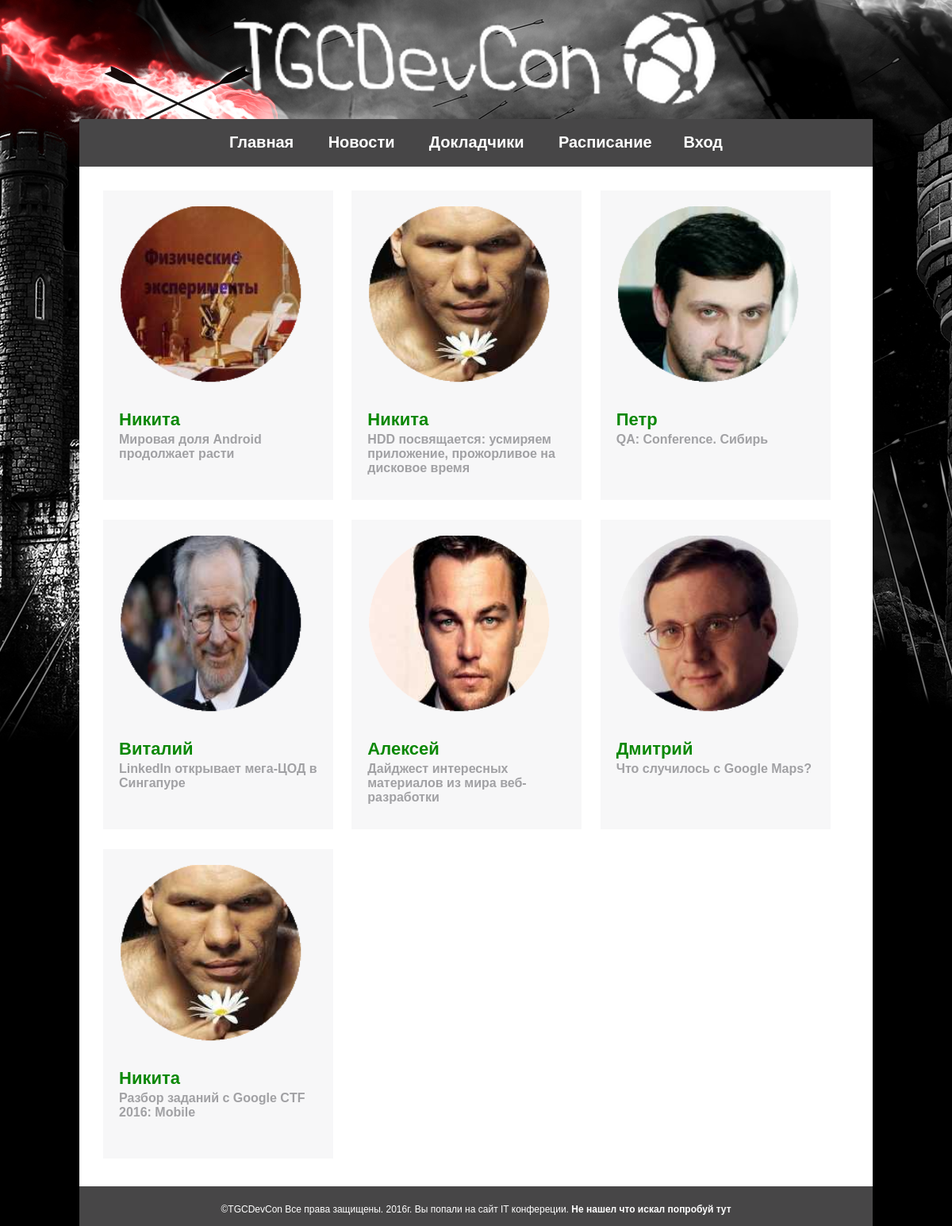
The page /speakers on the database its author committed.
### tables this page shows
CREATE TABLE IF NOT EXISTS `load` (
  `id` int(11) NOT NULL AUTO_INCREMENT,
  `name` text NOT NULL,
  `cat` int(11) NOT NULL,
  `read` int(11) NOT NULL,
  `download` int(11) NOT NULL,
  `added` varchar(20) NOT NULL,
  `text` mediumtext NOT NULL,
  `date` datetime NOT NULL,
  `active` int(11) NOT NULL,
  `dimg` int(11) NOT NULL,
  `dfile` int(11) NOT NULL,
  `time_present` varchar(10) NOT NULL,
  PRIMARY KEY (`id`)
);

### page/speakers.php (the view)
<?php Head('Главная страница');?>
<body>
<div class="wrapper">
	<div class="header">
	</div>
	<div class="content">
		<?php
		Menu();
		MessageShow() ?>
		<div class="Page">
			<?php
			$Query = mysqli_query($CONNECT, 'SELECT `id`, `dimg`, `name`, `added` FROM `load` ORDER BY `date` DESC LIMIT 8');
			while ($Row = mysqli_fetch_assoc($Query)){
				echo'
				<div class="speakers">
					<a href="/loads/material/id/'.$Row['id'].'">
						<div class="photo">
							<img src="/catalog/mini/0.png" class="top">
							<img src="/catalog/mini/'.$Row['dimg'].'/'.$Row['id'].'.jpg" class ="lm" alt="'.$Row['name'].'" title="'.$Row['name'].'">
						</div>
						<div class="name"> '.$Row['added'].' </div>
						<div class="artname">
						'.$Row['name'].'
						</div>
					</a>
				</div>
				';
			}
			?>
		</div>
	</div>
	<?php Footer('Главная страница');?>
</div>
</body>
</html>

### index.php (shortened to what this page needs)
<?php
$CONNECT = mysqli_connect(HOST, USER, PASS, DB);
if ($_SERVER['REQUEST_URI'] == '/') {
	$Page = 'index';
	$Module = 'index';
} else {
	$URL_Path = parse_url($_SERVER['REQUEST_URI'], PHP_URL_PATH);
	$URL_Parts = explode('/', trim($URL_Path, ' /'));
	$Page = array_shift($URL_Parts);
}
if ($Page == 'index') include ('page/index.php');
else if ($Page == 'login') include ('page/login.php');
else if ($Page == 'register') include ('page/register.php');
else if ($Page == 'account') include ('form/account.php');
else if ($Page == 'profile') include ('page/profile.php');
else if ($Page == 'restore') include ('page/restore.php');
else if ($Page == 'speakers') include ('page/speakers.php');
function Head($p1){
	echo '<!DOCTYPE html>
<html>
<head>
	<meta charset="utf-8" />
	<title>'.$p1.'</title>
	<meta name="keywords" content="" />
	<meta name="description" content="" />
	<link href="/resource/style.css" rel="stylesheet">
	<script src="/resource/jquery-1.7.2.min.js"></script>
	<script src="/resource/jquery.timers.js"></script>
	<script src="/resource/script.js"></script>
	<link rel ="icon" href="/resource/img/favicon.ico" type="image/x-icon" >
</head>';
};
function Menu(){
	if ($_SESSION['USER_LOGIN_IN'] != 1)
		$Menu = '<a href = "/login"><div class = "Menu">Вход</div></a>';
		else $Menu = '<a href = "/loads"><div class = "Menu">Материалы конфереции</div></a>
			<a href = "/profile"><div class = "Menu">Профиль</div></a>
			';
	echo '<div class="MenuHead">
		<a href = "/"><div class = "Menu">Главная</div></a>
		<a href = "/news"><div class = "Menu">Новости</div></a>
		<a href = "/speakers"><div class = "Menu">Докладчики</div></a>
		<a href = "/schedule"><div class = "Menu">Расписание</div></a>'.$Menu.'</div>';
}
function Footer(){
	echo '<footer class="footer">
		©TGCDevCon Все права защищены. 2016г. Вы попали на сайт IT конфереции.
		<a href = "http://google.com" target="blank">Не нашел что искал попробуй тут</a>
	</footer>';
}
?>

### resource/style.css (style rules this page uses)
* { margin: 0; padding: 0 }
body { font: 12px/18px Arial, sans-serif; width: 100%; background: #000000 url(/resource/img/bg.jpg) top center no-repeat }
a { color: #fff; font-weight: bold; text-decoration: none; }
.wrapper { width: 1000px; margin: 0 auto; }
.header { width: 1000px; height: 150px; background: url(/resource/img/logo.png) center 100% no-repeat; }
.content { width :1000px; min-height: auto; background: #fff; }
.MenuHead { width: 1000px; height: 60px; background: #474647; text-align: center; }
.Menu { text-align: center; display: inline-block; height: 20px; background: #474647; padding: 20px; color: white; font-size: 20px; }
.Page { padding: 20px; }
.footer { height: 10px; background: #474647; padding: 20px; color: white; text-align: center; }
.speakers { overflow: auto; display: inline-block; height: 350px; width: 250px; background: #f7f7f8; margin: 10px; padding: 20px; position: relative; }
.top { width: 270px; height: 260px; position:absolute; top:0;left:0; }
.name { color: #0b8806; font-size: 22px; margin-bottom: 7px; }
.artname { color: #a1a1a4; font-size: 16px; }

### rows shown on the page
load: added "Никита", name "Мировая доля Android продолжает расти"
load: added "Никита", name "HDD посвящается: усмиряем приложение, прожорливое на дисковое время"
load: added "Петр", name "QA: Conference. Сибирь"
load: added "Виталий", name "LinkedIn открывает мега-ЦОД в Сингапуре"
load: added "Алексей", name "Дайджест интересных материалов из мира веб-разработки"
load: added "Дмитрий", name "Что случилось с Google Maps?"
load: added "Никита", name "Разбор заданий с Google CTF 2016: Mobile"
